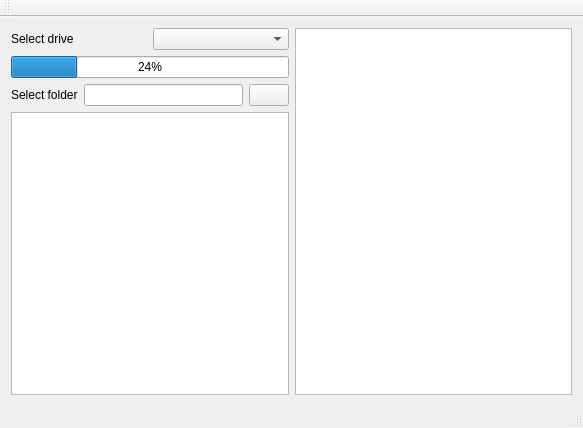
<?xml version="1.0" encoding="UTF-8"?>
<ui version="4.0">
 <class>MainWindow</class>
 <widget class="QMainWindow" name="MainWindow">
  <property name="geometry">
   <rect>
    <x>0</x>
    <y>0</y>
    <width>583</width>
    <height>428</height>
   </rect>
  </property>
  <property name="windowTitle">
   <string>MainWindow</string>
  </property>
  <widget class="QWidget" name="centralWidget">
   <layout class="QHBoxLayout" name="horizontalLayout_2">
    <item>
     <layout class="QGridLayout" name="gridLayout_2">
      <item row="3" column="0">
       <widget class="QListWidget" name="folderEntries"/>
      </item>
      <item row="2" column="0">
       <layout class="QGridLayout" name="gridLayout">
        <item row="0" column="0">
         <widget class="QLabel" name="label_2">
          <property name="text">
           <string>Select folder</string>
          </property>
         </widget>
        </item>
        <item row="0" column="1">
         <widget class="QLineEdit" name="searchBar">
          <property name="text">
           <string/>
          </property>
         </widget>
        </item>
        <item row="0" column="2">
         <widget class="QPushButton" name="upButton">
          <property name="text">
           <string/>
          </property>
         </widget>
        </item>
       </layout>
      </item>
      <item row="0" column="0">
       <layout class="QHBoxLayout" name="horizontalLayout">
        <item>
         <widget class="QLabel" name="label">
          <property name="text">
           <string>Select drive</string>
          </property>
         </widget>
        </item>
        <item>
         <widget class="QComboBox" name="driveSelection"/>
        </item>
       </layout>
      </item>
      <item row="1" column="0">
       <widget class="QProgressBar" name="storageProgressBar">
        <property name="value">
         <number>24</number>
        </property>
       </widget>
      </item>
     </layout>
    </item>
    <item>
     <widget class="QtCharts::QChartView" name="folderEntriesPieChartView"/>
    </item>
   </layout>
  </widget>
  <widget class="QMenuBar" name="menuBar">
   <property name="geometry">
    <rect>
     <x>0</x>
     <y>0</y>
     <width>583</width>
     <height>22</height>
    </rect>
   </property>
  </widget>
  <widget class="QToolBar" name="mainToolBar">
   <attribute name="toolBarArea">
    <enum>TopToolBarArea</enum>
   </attribute>
   <attribute name="toolBarBreak">
    <bool>false</bool>
   </attribute>
  </widget>
  <widget class="QStatusBar" name="statusBar"/>
 </widget>
 <layoutdefault spacing="6" margin="11"/>
 <customwidgets>
  <customwidget>
   <class>QtCharts::QChartView</class>
   <extends>QGraphicsView</extends>
   <header location="global">QtCharts/QChartView</header>
  </customwidget>
 </customwidgets>
 <resources/>
 <connections/>
</ui>
